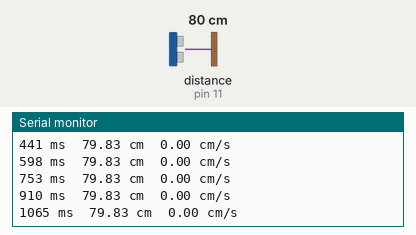
This sketch was run on a simulated Arduino Uno, built with avr-gcc and run on an emulated ATmega328P. Shown: the last lines printed to the serial monitor. Wiring (inferred from the names in the program): ultrasonic range finder: trigger pin 12; echo pin 11. The inputs (shaded band) are chosen by the test bench; at power-on: distance to the obstacle (sensor on pin 11) 80 cm. The echo pulse lasts 58.3 µs per cm.

Above: at 1.2 s.
1.3 s: distance to the obstacle (sensor on pin 11) set to 2 cm
At 2.1 s:
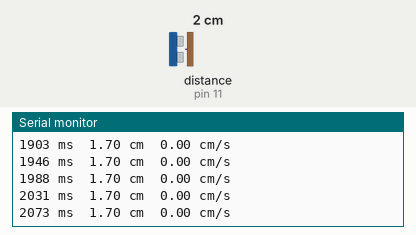
4.3 s: distance to the obstacle (sensor on pin 11) set to 9 cm
At 5.4 s:
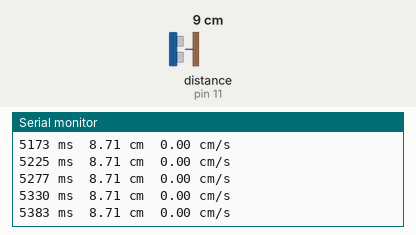
7.3 s: distance to the obstacle (sensor on pin 11) set to 2 cm
At 8.3 s:
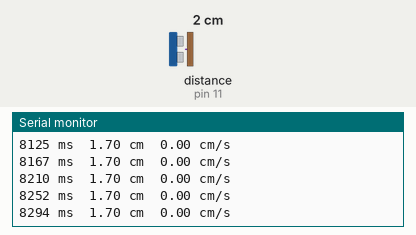
10.3 s: distance to the obstacle (sensor on pin 11) set to 120 cm
At 10.45 s:
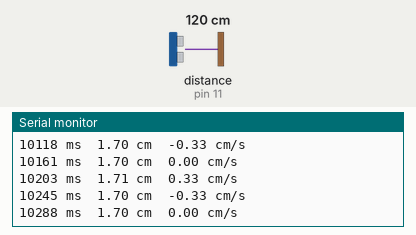
13.3 s: distance to the obstacle (sensor on pin 11) set to 4 cm
At 14.2 s:
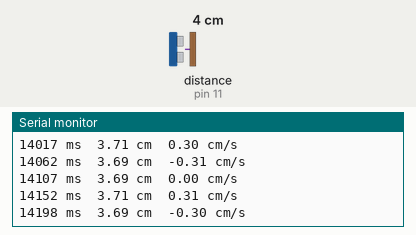
Timing chart, 0 to 16.3 s (numbered marks = the images above; inputs shaded):
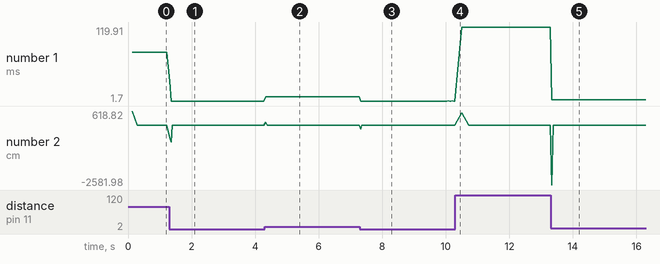

Measured:
- after the input at 1.3 s, the serial monitor: prints a new line at once (image 1)
- after the input at 13.3 s, the serial monitor: prints a new line at once (image 5)
- plotted number 1: 79.84 → 1.7 after the input at 1.3 s, 119.9 → 3.69 after the input at 13.3 s

The sketch:

Code.ino
```cpp
int trigPin = 12;
int echoPin = 11;
int N = 25;     //Number of measurements per data point
float duration, instvel;
float cm;
unsigned long CurrentTime = 0;
unsigned long PrevTime = 0;
unsigned long ElapsedTime = 0;
float sumprev = 0;
float velocity = 0;
float cmavg = 0;
float sum = 0;

void setup() {
  Serial.begin (9600);
  pinMode(trigPin, OUTPUT);
  pinMode(echoPin, INPUT);
}

void loop() {
  cmavg = 0;
  sum = 0;
  // Measurement loop
  for (int i = 0; i < N; i++) {

    digitalWrite(trigPin, LOW);
    delayMicroseconds(5);
    digitalWrite(trigPin, HIGH);
    delayMicroseconds(10);
    digitalWrite(trigPin, LOW);


    pinMode(echoPin, INPUT);
    duration = pulseIn(echoPin, HIGH);

    // Convert the time into a distance
    cm = (duration/2) / 29.1;     // Divide by 29.1 or multiply by 0.0343
    sum = sum + cm;

  }
  cmavg = sum / N;
  PrevTime = CurrentTime;
  CurrentTime = millis();
  ElapsedTime = CurrentTime - PrevTime;
  velocity = 1000 * (((sum - sumprev)/N)/ElapsedTime);
  sumprev = sum;

  //Comment any of the following lines to exclude from the printed message and adjust the delay accordingly
    Serial.print(CurrentTime);
    Serial.print(" ms");
    Serial.print("\t");
    Serial.print(cmavg);
    Serial.print(" cm");
    Serial.print("\t");
    Serial.print(velocity);
    Serial.print(" cm/s");
    Serial.println();
    delay(25);

}
```
